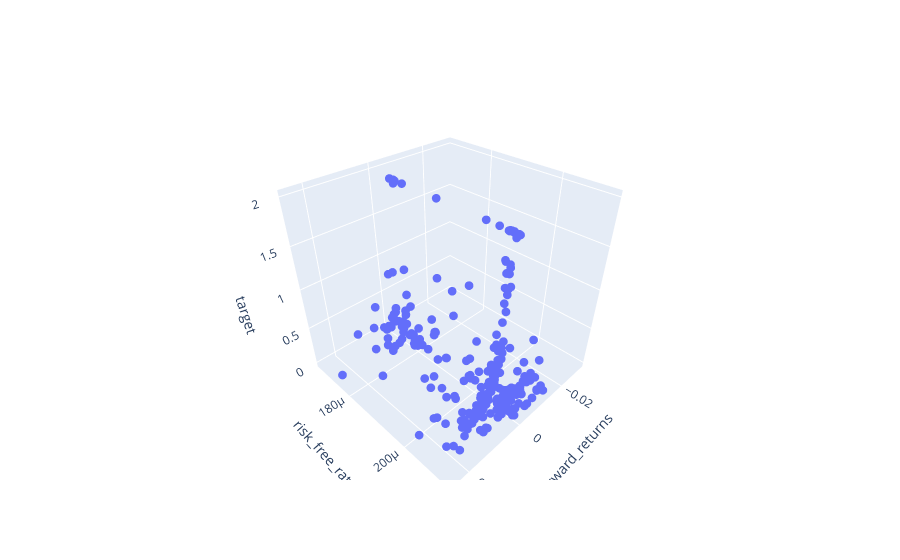

Notebook source saved alongside this figure:
### Code cell
fig = go.Figure(data=[go.Scatter3d(
    x=train['forward_returns'],
    y=train['risk_free_rate'],
    z=train['target'],
    mode='markers',
    marker=dict(size=3)
)])
fig.update_layout(
    scene=dict(
        xaxis_title='forward_returns',
        yaxis_title='risk_free_rate',
        zaxis_title='target'
    )
)
iplot(fig)

### Figure 1 — Plotly figure (JSON) as saved in the notebook; plotly's stock layout.template omitted (floating-point values rounded to 4 significant figures; data arrays with more than 128 entries replaced by an {"elided": "..."} marker saying what was removed)
{"data": [{"marker": {"size": 3}, "mode": "markers", "type": "scatter3d", "x": {"elided": "310 float values"}, "y": {"elided": "310 float values"}, "z": {"elided": "310 float values"}}], "layout": {"scene": {"xaxis": {"title": {"text": "forward_returns"}}, "yaxis": {"title": {"text": "risk_free_rate"}}, "zaxis": {"title": {"text": "target"}}}}}
